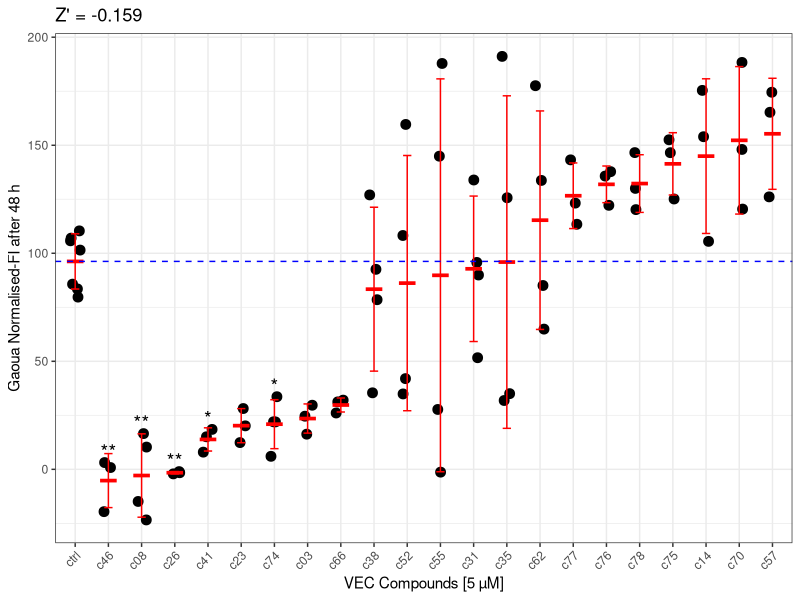

Source code (R):

    library(dplyr)
    library(tidyr)
    library(ggplot2)
    library(broom)
    library(purrr)
    library(tibble)
    library(tidyverse)
    library(emmeans)
     
      
         vec_list <- list(
           c03 = c(16.27260827,
                   29.67326548,
                   24.5758863
           ),
           c08 = c(-14.87804226,
                   -23.41641955,
                   16.55045283,
                   10.29895007
           ),
           c14 = c(105.5248324,
                   153.9552777,
                   175.3920547
           ),
           c23 = c(20.13037322,
                   12.36141166,
                   28.14512035
           ),
           c26 = c(-1.060618204,
                   -2.107878496,
                   -1.552189362
           ),
           c31 = c(51.64435895,
                   89.9334776,
                   95.75752718,
                   133.9077235
           ),
           c35 = c(31.87464935,
                   125.7006225,
                   35.01643023,
                   191.1223318
           ),
           c38 = c(35.40113809,
                   78.50979135,
                   127.0257273,
                   92.58368732
           ),
           c41 = c(7.969330234,
                   15.0543667,
                   18.4953648
           ),
           c46 = c(-19.59071358,
                   0.82017579,
                   3.128422965
           ),
           c52 = c(41.97323074,
                   108.2391601,
                   34.89888061,
                   159.6297187
           ),
           c55 = c(-1.285031124,
                   27.71766717,
                   144.9253293,
                   187.8416286
           ),
           c57 = c(126.0960167,
                   165.2721007,
                   174.526462
           ), 
           c62 = c(64.89540755,
                   85.07119767,
                   133.7260559,
                   177.5506933
           ),
           c66 = c(26.0612861,
                   32.04563063,
                   31.21209693
           ),   
           c70 = c(148.0350512,
                   120.464321,
                   188.3225134
           ), 
           ctrl = c(85.70169111,
                    107.0209185,
                    101.4853998,
                    105.7919906,
                    83.5045499,
                    110.3677521,
                    79.72926224),
         c74 = c(6.02241107,
                 21.96585696,
                 22.01398812,
                 33.59554787
         ),
         c75 = c(125.1079191,
                 152.5186132,
                 146.5503497
         ),
         c76 = c(135.7388885,
                 122.1839513,
                 137.7874709
         ),
         c77 = c(123.2247875,
                 143.2292998,
                 113.4180642
         ),
         c78 = c(146.5954727,
                 130.0082725,
                 120.1955328
         )
         )
      
         pos_ctrl <- c(-11.23561706,
                       -2.821689103,
                       -0.646762428,
                       2.367451305,
                       -32.79634528,
                       8.517004622,
                       22.53746894,
                       38.89823943
                       
         )
         neg_ctrl <- c(83.5045499,
                       126.3984357,
                       110.3677521,
                       79.72926224,
                       85.70169111,
                       107.0209185,
                       101.4853998,
                       105.7919906)         
         
         # ---------------------------
         # 2. DataFrame
         # ---------------------------
         df <- bind_rows(lapply(names(vec_list), function(name) {
           data.frame(
             Compound = name,
             Wert = vec_list[[name]]
           )
         }))
         
         # Mittelwerte berechnen (ohne Kontrolle)
         mittelwerte <- df %>%
           filter(Compound != "ctrl") %>%
           group_by(Compound) %>%
           summarise(mean = mean(Wert), .groups = "drop") %>%
           arrange(mean)
         
         # Kontrolle immer links, Rest nach Mittelwert
         levels_order <- c("ctrl", mittelwerte$Compound)
         
         df$Compound <- factor(df$Compound, levels = levels_order)
         
         ctrl_mean <- mean(vec_list$ctrl)
         # ---------------------------
         # One-way ANOVA
         # ---------------------------
         anova_model <- aov(Wert ~ Compound, data = df)
         
         # ANOVA-Tabelle
         summary(anova_model)
         
         # ---------------------------
         # Post-hoc: Dunnett-Test
         # ---------------------------
         emm <- emmeans(anova_model, "Compound")
         
         dunnett <- contrast(
           emm,
           method = "trt.vs.ctrl",
           ref = "ctrl",
           adjust = "dunnett"
         )
         
         stats <- summary(dunnett) %>%
           as.data.frame() %>%
           mutate(
             Compound = sub(" - ctrl", "", contrast),
             sig = case_when(
               p.value < 0.001 ~ "***",
               p.value < 0.01  ~ "**",
               p.value < 0.05  ~ "*",
               TRUE ~ NA_character_
             )
           ) %>%
           filter(!is.na(sig))
         
         stats$Compound <- factor(stats$Compound,
                                  levels = levels(df$Compound))
         
         stats$y_pos <- sapply(as.character(stats$Compound), function(x) {
           max(df$Wert[df$Compound == x]) + 5
         })
         
         # ---------------------------
         # Z'-Faktor
         # ---------------------------
         z_prime <- 1 - (3 * (sd(pos_ctrl) + sd(neg_ctrl))) /
           abs(mean(pos_ctrl) - mean(neg_ctrl))
         
         # ---------------------------
         # Plot
         # ---------------------------
         ggplot(df, aes(x = Compound, y = Wert)) +
           geom_jitter(width = 0.15, size = 3) +
           stat_summary(fun = mean,
                        geom = "crossbar",
                        width = 0.5,
                        colour = "red") +
           stat_summary(fun.data = mean_sdl,
                        fun.args = list(mult = 1),
                        geom = "errorbar",
                        width = 0.25,
                        colour = "red") +
           geom_text(data = stats,
                     aes(x = Compound,
                         y = y_pos,
                         label = sig),
                     size = 5) +
           geom_hline(yintercept = ctrl_mean,
                      linetype = "dashed",
                      colour = "blue") +
           labs(x = "VEC Compounds [5 µM]",
                y = "Gaoua Normalised-FI after 48 h",
                title = paste0("Z' = ", round(z_prime, 3))) +
           theme_bw() +
           theme(axis.text.x = element_text(angle = 45, hjust = 1))
